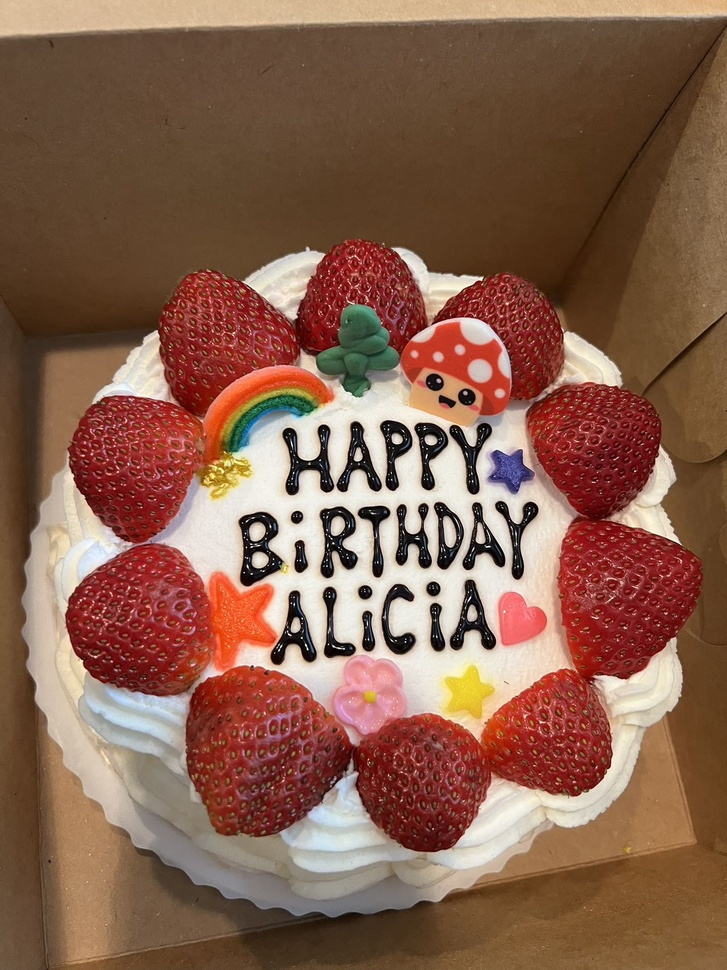
#> input picture Lab8/input_image.jpg, 727 x 970 px, shrunk from 1280 x 1707 before the run
$ python lab8.py   (older library calls are emulated)
#> lines starting #> are read from the running program, lines starting #| are printed output that depends on the picture
import cv2
import numpy as np

# Sobel Edge Detection Example
# Load an image in grayscale
image = cv2.imread('input_image.jpg', 0)
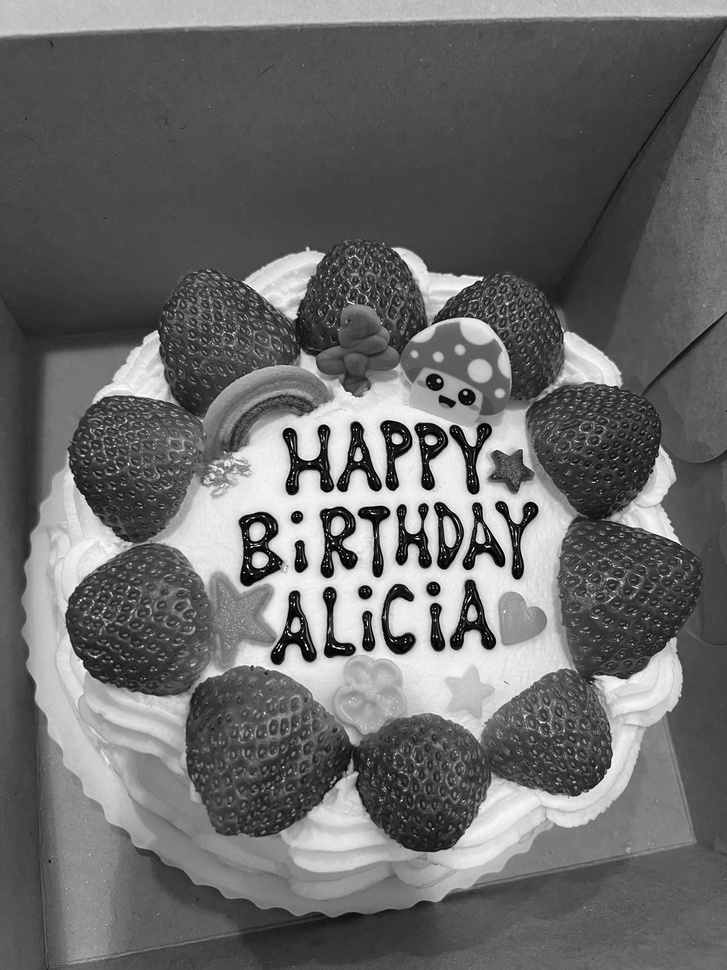
#> image: shape (970, 727); min 0, max 255, mean 106.1

# Apply Sobel filter to detect horizontal edges
sobel_x = cv2.Sobel(image, cv2.CV_64F, 1, 0, ksize=3)  # dx=1, dy=0 means horizontal

# Apply Sobel filter to detect vertical edges
sobel_y = cv2.Sobel(image, cv2.CV_64F, 0, 1, ksize=3)  # dx=0, dy=1 means vertical
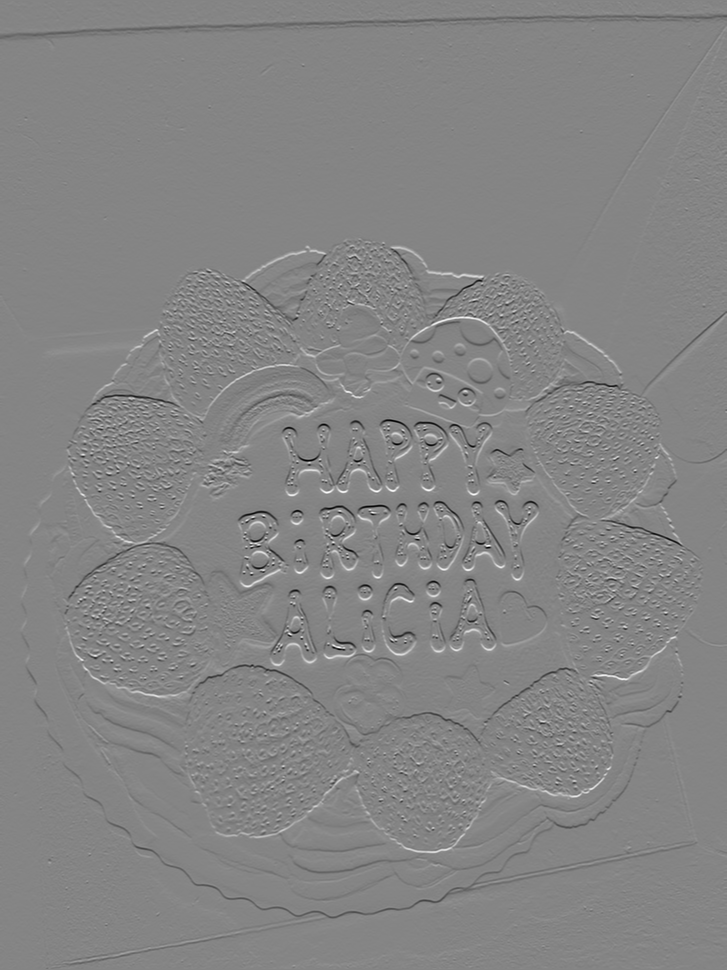
#> sobel_y: shape (970, 727) float64; min -990, max 910, mean -0.8; drawn with min black and max white

# Combine Sobel X and Y to get the overall edge magnitude
sobel_combined = cv2.sqrt(sobel_x**2 + sobel_y**2)
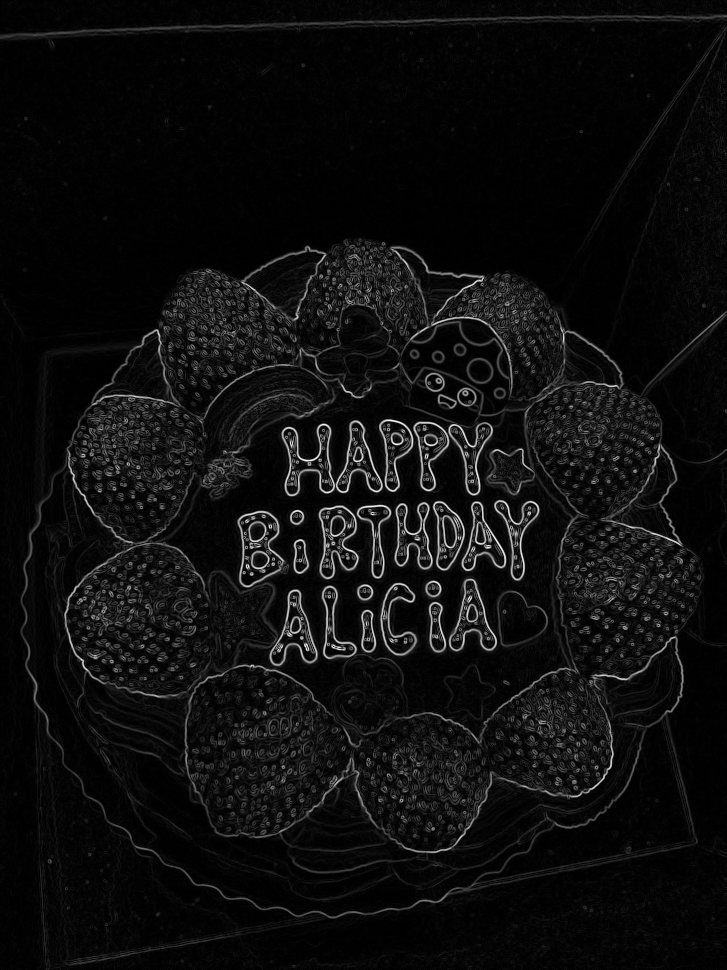
#> sobel_combined: shape (970, 727) float64; min 0, max 1005, mean 58.4; drawn with min black and max white

# Display Sobel result
cv2.imshow("Sobel Edge Detection", sobel_combined)
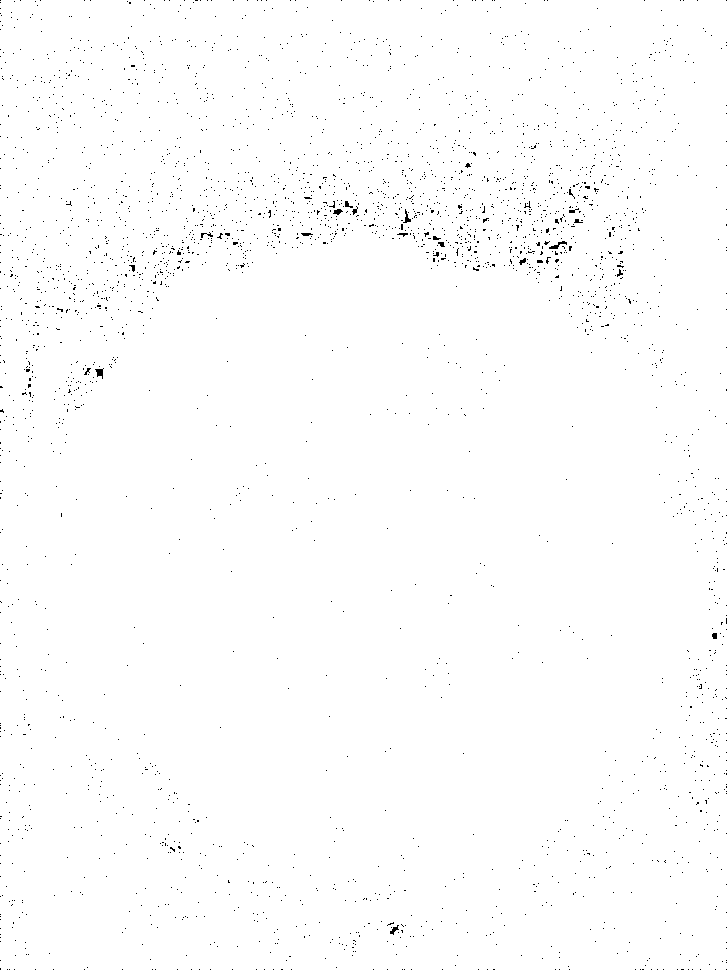
#> window 'Sobel Edge Detection': shape (970, 727); 99.3% white; black in thin lines or dots
cv2.imwrite("sobelEdge.jpg",sobel_combined)
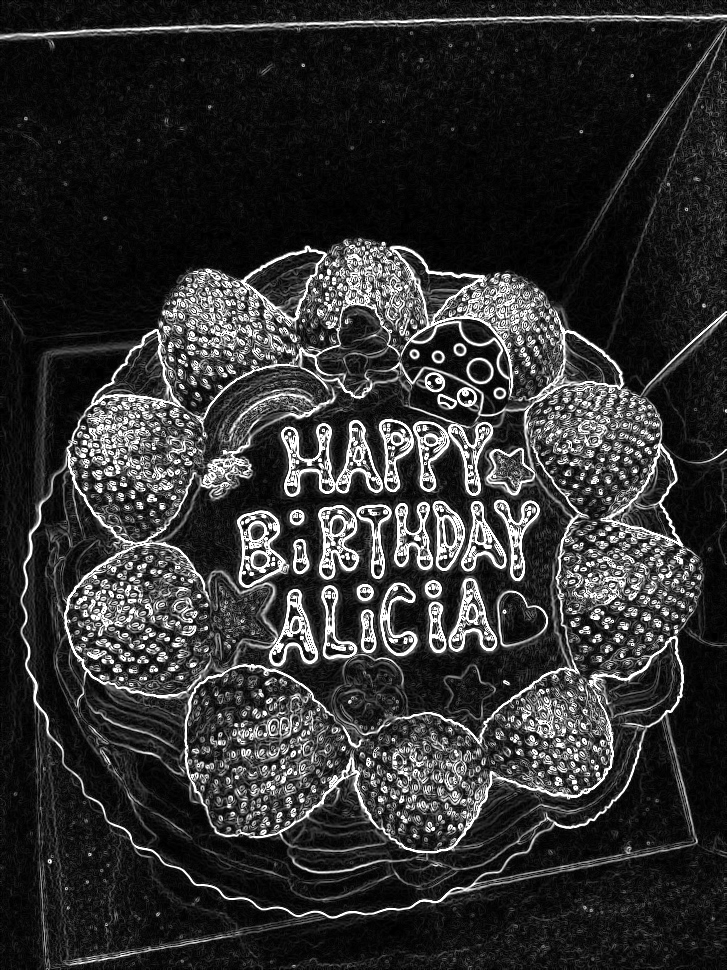
#> saved as sobelEdge.jpg: shape (970, 727); min 0, max 255, mean 49.5
cv2.waitKey(0)
cv2.destroyAllWindows()

# Explanation:
# - cv2.Sobel(src, ddepth, dx, dy, ksize=3):
#   - src: Source image
#   - ddepth: Desired depth of the destination image
#   - dx: Order of the derivative in x-direction
#   - dy: Order of the derivative in y-direction
#   - ksize: Kernel size (3x3)
# - sobel_combined: Combines horizontal and vertical edges to get edge magnitude

# Canny Edge Detection Example
# Load an image in grayscale
image = cv2.imread('input_image.jpg', 0)

# Apply Canny edge detection with thresholds for edge gradient
edges = cv2.Canny(image, 100, 200)
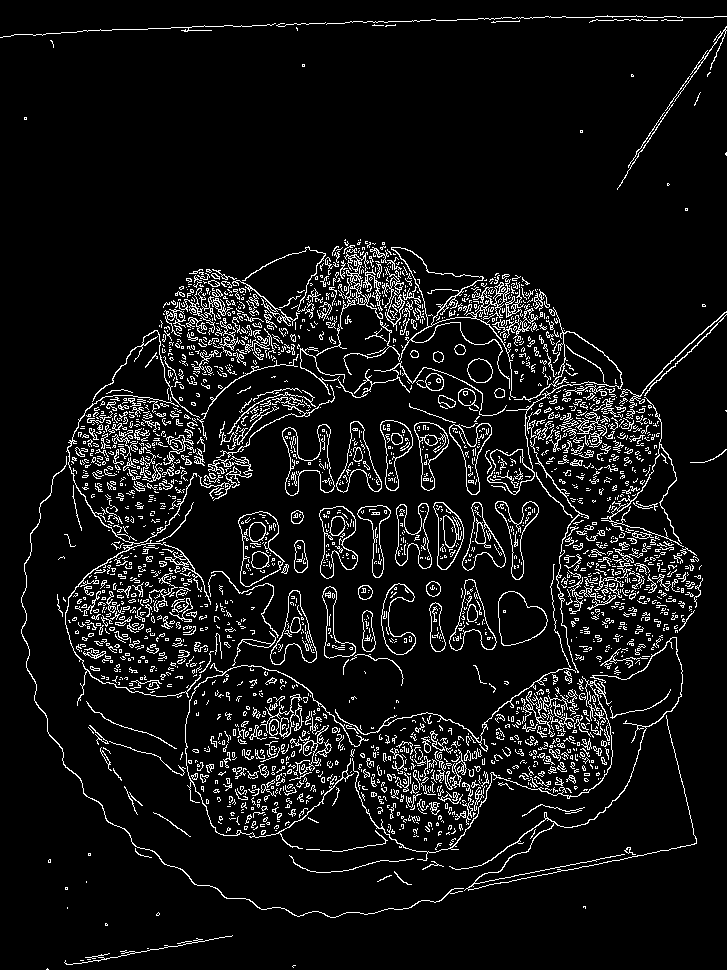
#> edges: shape (970, 727); 7.7% white in thin lines or dots

# Display Canny result
cv2.imshow("Canny Edge Detection", edges)
cv2.imwrite("cannyEdge.jpg",edges)
cv2.waitKey(0)
cv2.destroyAllWindows()

# Explanation:
# - cv2.Canny(image, threshold1, threshold2):
#   - image: Source image
#   - threshold1: Lower threshold for weak edges
#   - threshold2: Upper threshold for strong edges
